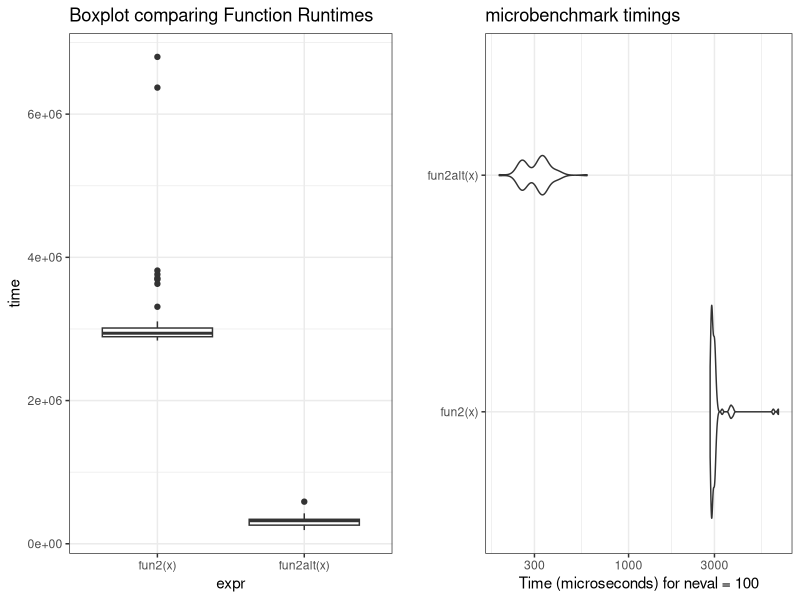

This chart was generated by the following R code: (Note: this script raises an error after producing the figure.)
## ---- chunk 1
# install any missing packages
# install.packages("microbenchmark")
# install.packages("parallel")

library(parallel)
library(microbenchmark)
library(ggplot2)
## ---- chunk 2

# For loop with rbind is inefficient (repeated reallocates memory as matrix grows)
fun1 <- function(n = 100, k = 4, lambda = 4) {
  x <- NULL
  
  for (i in 1:n)
    x <- rbind(x, rpois(k, lambda))
  
  return(x)
}

# Use matrix function - preallocate memory
fun1alt <- function(n = 100, k = 4, lambda = 4) {
  matrix(rpois(n*k, lambda = lambda), ncol = k)
}

# Benchmarking
microbenchmark::microbenchmark(
  fun1(100),
  fun1alt(100),
  unit = "us"
)
## ---- chunk 3
# Data Generating Process (10 x 10,000 matrix)
set.seed(1234)
x <- matrix(rnorm(1e4), nrow=10)

# Find each column's max value. Loops through all columns and applys max on each column. Slower than direct matrix indexing
fun2 <- function(x) {
  apply(x, 2, max)
}

# Avoid function call inside loops
fun2alt <- function(x) {
  # YOUR CODE HERE
  x[cbind(max.col(t(x)), 1:ncol(x))]
}

# Benchmarking
res <- microbenchmark::microbenchmark(
  fun2(x),
  fun2alt(x),
  unit = "us"
)

## ---- chunk 4

library(gridExtra)

boxplot <- ggplot(res, aes(x=expr, y=time)) + 
  geom_boxplot() + 
  theme_bw() + 
  labs(
    title = "Boxplot comparing Function Runtimes"
  )

autoplot <- autoplot(res) + theme_bw()

grid.arrange(boxplot, autoplot, ncol = 2)

## ---- chunk 5
my_boot <- function(dat, stat, R, ncpus = 1L) {
  
  # Getting the random indices
  n <- nrow(dat)
  idx <- matrix(sample.int(n, n*R, TRUE), nrow=n, ncol=R)
 
  # Making the cluster using `ncpus`
  # STEP 1: Create cluster for parallel computing using multiple cores
  # PSOCK = Parallel socket cluster
  # Create worker nodes
  clust <- makePSOCKcluster(ncpus)
  
  # STEP 2: 
  #Prevent memory leak - shut down cluster on exit
  # on.exit(stopcluster(clust))
  
  # Export variables to the cluster
  # Send variables to worker nodes - running in isolated env so they don't have access to global vars
  # idx - resampling indices for bootstrapping
  # dat - dataset
  # stat - statistical function used to compute estimates
  clusterExport(clust, varlist = c("idx", "dat", "stat"), envir = environment())
  
  
  # STEP 3: THIS FUNCTION NEEDS TO BE REPLACED WITH parLapply
  ans <- parLapply(clust, seq_len(R), function(i) {
    stat(dat[idx[,i], , drop=FALSE])
  })
  
  # Coercing the list into a matrix
  ans <- do.call(rbind, ans)
  
  # STEP 4: Free system resources
  stopCluster(clust)
  
  ans
  
}
## ---- chunk 6
# Bootstrap of a linear regression model
my_stat <- function(d) {coef(lm(y ~ x, data = d))} 

# DATA SIM
set.seed(1)
n <- 500 
R <- 1e4
x <- cbind(rnorm(n)) 
y <- x*5 + rnorm(n)

# Check if we get something similar as lm
# OLS Confidence Interval
ans0 <- confint(lm ( y ~ x))
cat("OLS CI \n")
print(ans0)

ans1 <- my_boot(dat = data.frame(x, y), my_stat, R = R, ncpus = 4)
qs <- c(0.025, 0.975)
cat("Bootstrap CI \n")
print(t(apply(ans1, 2, quantile, probs=qs)))


## ---- chunk 7
# your code here

parallel::detectCores()

# non-parallel 1 core
system.time(my_boot(dat = data.frame(x, y), my_stat, R = 4000, ncpus = 1L))

# Parallel 4 core
system.time(my_boot(dat = data.frame(x, y), my_stat, R = 4000, ncpus = 8L))


